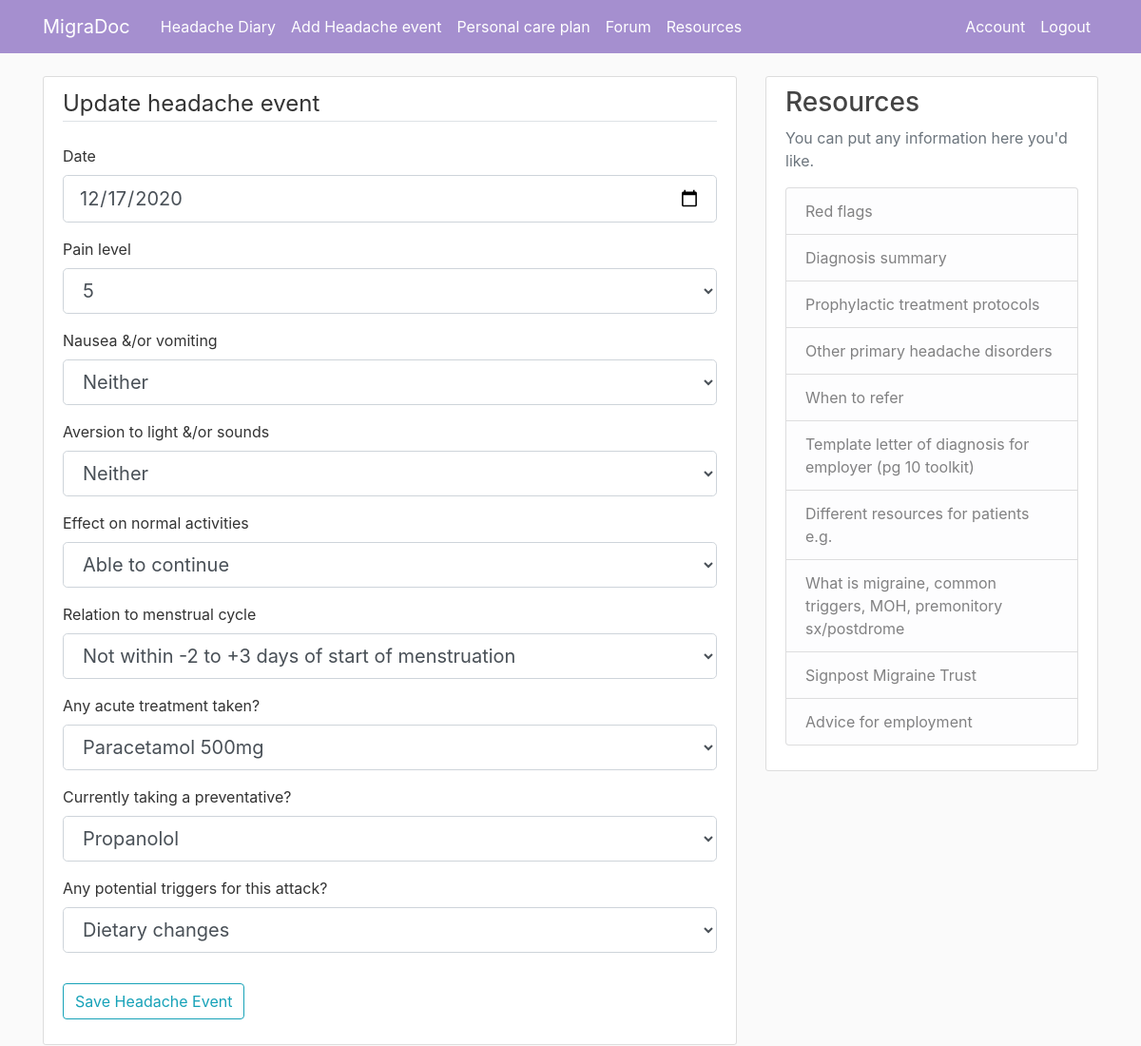
Screenshot of /event/1/update (signed in) with the database file from the repository.
### md_app/models.py (models this page shows, shortened)
class HeadacheEvent(db.Model):
    id = db.Column(db.Integer, primary_key=True)
    date = db.Column(db.DateTime, nullable=False, default=date.today)
    pain = db.Column(db.Integer, nullable=False)
    nv = db.Column(db.String, nullable=False)
    phonophoto = db.Column(db.String, nullable=False)
    adls = db.Column(db.String, nullable=False, default="Able to continue with activities")
    period = db.Column(db.String, nullable=True, default="Not within -2 to +3 days of start of period")
    acutetx = db.Column(db.String, nullable=False)
    prophylactic = db.Column(db.String, nullable=False, default=0)
    prophylacticDose = db.Column(db.Integer, nullable=True)
    triggers = db.Column(db.Integer, nullable=False)
    user_id = db.Column(db.Integer, db.ForeignKey('user.id'), nullable=False)

### md_app/events/routes.py (the view)
@events.route("/event/<int:event_id>/update", methods=['GET', 'POST'])
@login_required
def update_event(event_id):
    event = HeadacheEvent.query.get_or_404(event_id)
    if event.migraineur != current_user:
        abort(403)
    form = EventForm()
    if form.validate_on_submit():
        event.date = form.date.data
        event.pain = form.pain.data
        event.nv = form.nv.data
        event.phonophoto = form.phonophoto.data
        event.adls = form.adls.data
        event.period = form.period.data
        event.acutetx = form.acutetx.data
        event.prophylactic = form.prophylactic.data
        event.triggers = form.triggers.data
        db.session.commit()
        flash('Event has been updated', 'success')
        return redirect(url_for('events.event', event_id=event.id))
    elif request.method == 'GET':
        form.date.data = event.date
        form.pain.data = event.pain
        form.nv.data = event.nv
        form.phonophoto.data = event.phonophoto
        form.adls.data = event.adls
        form.period.data = event.period
        form.acutetx.data = event.acutetx
        form.prophylactic.data = event.prophylactic
        form.triggers.data = event.triggers
    return render_template('create_event.html', title='Update Event', form=form, legend='Update headache event')

### md_app/models.py (called while the page is built)
@login_manager.user_loader
def load_user(user_id):
    return User.query.get(int(user_id))

### md_app/templates/create_event.html (shortened to what this page needs)
{% extends "layout.html" %}
{% block content %}
<div class="content-section">
    <form method="POST" action="">
        <fieldset class="form-group">
            <legend class="border-bottom mb-4">{{ legend }}</legend>
            <div class="form-group">
                {{ form.date.label(class="form-control-label") }}
                {% if form.date.errors %}
                    {{ form.date(class="form-control form-control-lg is-invalid") }}
                    <div class="invalid-feedback">
                        {% for error in form.date.errors %}
                            <span>{{ error }}</span>
                        {% endfor %}
                    </div>
                {% else %}
                    {{ form.date(class="form-control form-control-lg") }}
                {% endif %}
            </div>
            <div class="form-group">
                {{ form.pain.label(class="form-control-label") }}
                {% if form.pain.errors %}
                    {{ form.pain(class="form-control form-control-lg is-invalid") }}
                    <div class="invalid-feedback">
                        {% for error in form.pain.errors %}
                            <span>{{ error }}</span>
                        {% endfor %}
                    </div>
                {% else %}
                    {{ form.pain(class="form-control form-control-lg") }}
                {% endif %}
            </div>
            <div class="form-group">
                {{ form.nv.label(class="form-control-label") }}
                {% if form.nv.errors %}
                    {{ form.nv(class="form-control form-control-lg is-invalid") }}
                    <div class="invalid-feedback">
                        {% for error in form.nv.errors %}
                            <span>{{ error }}</span>
                        {% endfor %}
                    </div>
                {% else %}
                    {{ form.nv(class="form-control form-control-lg") }}
                {% endif %}
            </div>
            <div class="form-group">
                {{ form.phonophoto.label(class="form-control-label") }}
                {% if form.phonophoto.errors %}
                    {{ form.phonophoto(class="form-control form-control-lg is-invalid") }}
                    <div class="invalid-feedback">
                        {% for error in form.phonophoto.errors %}
                            <span>{{ error }}</span>
                        {% endfor %}
                    </div>
                {% else %}
                    {{ form.phonophoto(class="form-control form-control-lg") }}
                {% endif %}
            </div>
            <div class="form-group">
                {{ form.adls.label(class="form-control-label") }}
                {% if form.adls.errors %}
                    {{ form.adls(class="form-control form-control-lg is-invalid") }}
                    <div class="invalid-feedback">
                        {% for error in form.adls.errors %}
                            <span>{{ error }}</span>
                        {% endfor %}
                    </div>
                {% else %}
                    {{ form.adls(class="form-control form-control-lg") }}
                {% endif %}
            </div>
            <div class="form-group">
                {{ form.period.label(class="form-control-label") }}
                {% if form.period.errors %}
                    {{ form.period(class="form-control form-control-lg is-invalid") }}
                    <div class="invalid-feedback">
                        {% for error in form.period.errors %}
                            <span>{{ error }}</span>
                        {% endfor %}
                    </div>
                {% else %}
                    {{ form.period(class="form-control form-control-lg") }}
                {% endif %}
            </div>
            <div class="form-group">
                {{ form.acutetx.label(class="form-control-label") }}
                {% if form.acutetx.errors %}
                    {{ form.acutetx(class="form-control form-control-lg is-invalid") }}
                    <div class="invalid-feedback">
                        {% for error in form.acutetx.errors %}
                            <span>{{ error }}</span>
                        {% endfor %}
                    </div>
                {% else %}
                    {{ form.acutetx(class="form-control form-control-lg") }}
                {% endif %}
            </div>
            <div class="form-group">
                {{ form.prophylactic.label(class="form-control-label") }}
                {% if form.prophylactic.errors %}
                    {{ form.prophylactic(class="form-control form-control-lg is-invalid") }}
                    <div class="invalid-feedback">
                        {% for error in form.prophylactic.errors %}
                            <span>{{ error }}</span>
                        {% endfor %}
                    </div>
                {% else %}
                    {{ form.prophylactic(class="form-control form-control-lg") }}
                {% endif %}
            </div>
            <div class="form-group">
                {{ form.triggers.label(class="form-control-label") }}
                {% if form.triggers.errors %}
                    {{ form.triggers(class="form-control form-control-lg is-invalid") }}
                    <div class="invalid-feedback">
                        {% for error in form.triggers.errors %}
                            <span>{{ error }}</span>
                        {% endfor %}
                    </div>
                {% else %}
                    {{ form.triggers(class="form-control form-control-lg") }}
                {% endif %}
            </div>
        </fieldset>
        <div class="form-group">
            {{ form.submit(class="btn btn-outline-info") }}
        </div>
    </form>
</div>
{% endblock content %}

### md_app/templates/layout.html (style rules this page uses)
body { background: #fafafa; color: #333333; margin-top: 5rem; }
.content-section { background: #ffffff; padding: 10px 20px; border: 1px solid #dddddd; border-radius: 3px; margin-bottom: 20px; }

### rows the page displays
HeadacheEvent: date "12/17/2020", pain "5", nv "Neither", phonophoto "Neither", adls "Able to continue", period "Not within -2 to +3 days of start of menstruation", acutetx "Paracetamol 500mg", prophylactic "Propanolol", triggers "Dietary changes"

### other values shown
{{ legend }} "Update headache event"
